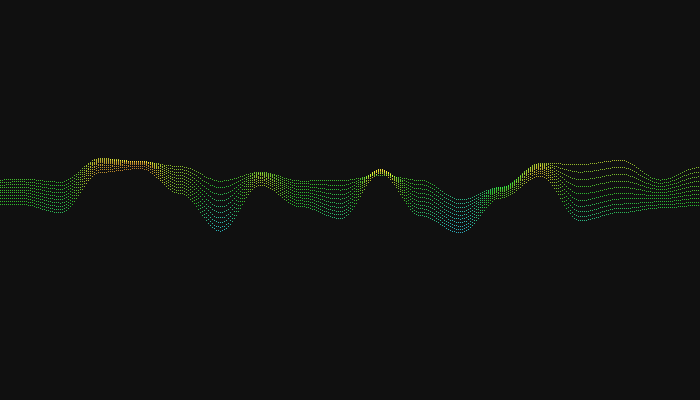
Frame 1 (no input)
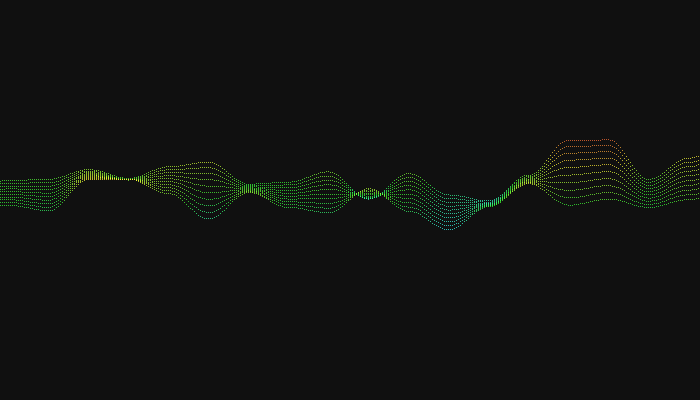
Frame 60 (the mouse pressed at the canvas centre just before this capture)
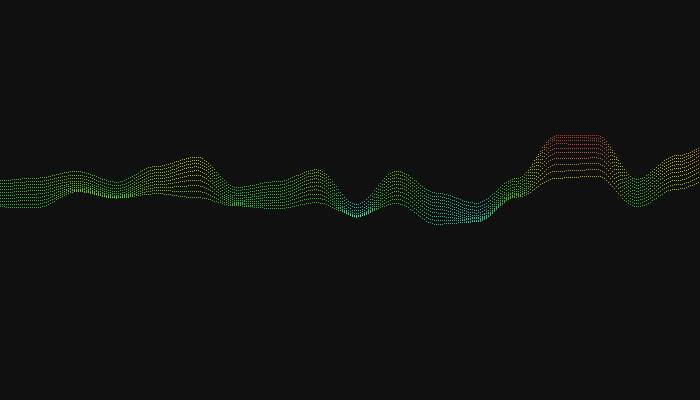
Frame 120 (the mouse held since frame 60 and released just before this capture)

The Processing sketch that drew these frames (run headless with seeded random() and noise(); from frame 60 on, the mouse is pressed at the canvas centre):

// Processing sketch: processing_60171
// ── processing_60171.pde

float noiseScale = 0.05f;
float rand = random(500);
float count = 5;


float cnt = (float)random(500);
float step = 0.1;

void setup() {
  size(700, 400);
  smooth();
  background(0);
  stroke(255);
  colorMode(HSB);
  noiseDetail(1);
}

void draw() {
  background(16);
  
//  noiseDetail(2, width/((float)mouseX + 1) / 2);
  
  cnt += step;
  
  for(int i = 0; i < width/2; i++) {
    for(int j = 0; j < 10; j++) {
      float noiseVal = noise((cnt + i) * noiseScale,
                             (cnt - j) * noiseScale);
      stroke(j + noiseVal * 255, 200, 255);
      point(i * 2, j*3 + noiseVal * 150 + height/3);
    }
    
  }
}
